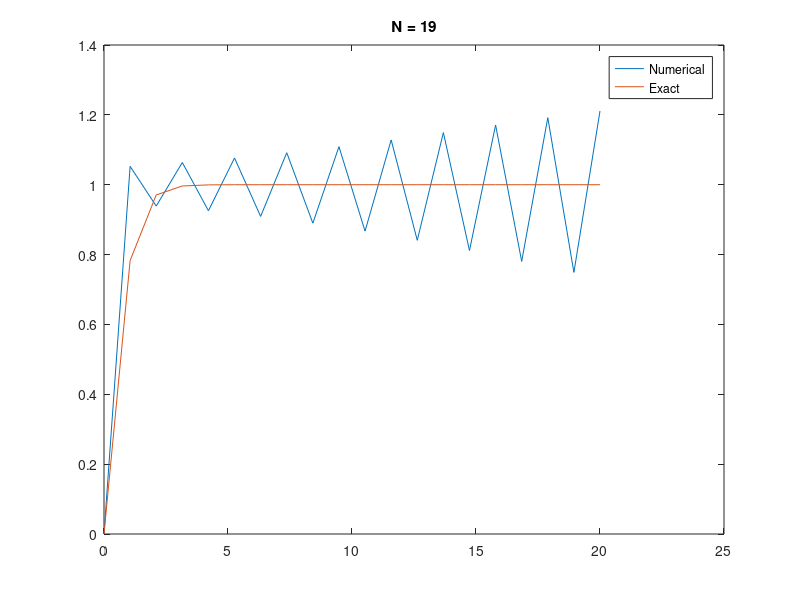
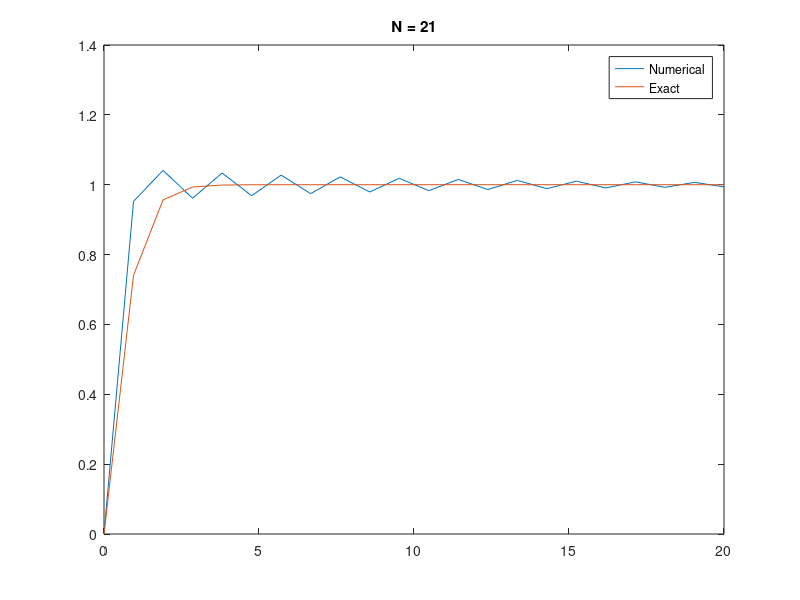
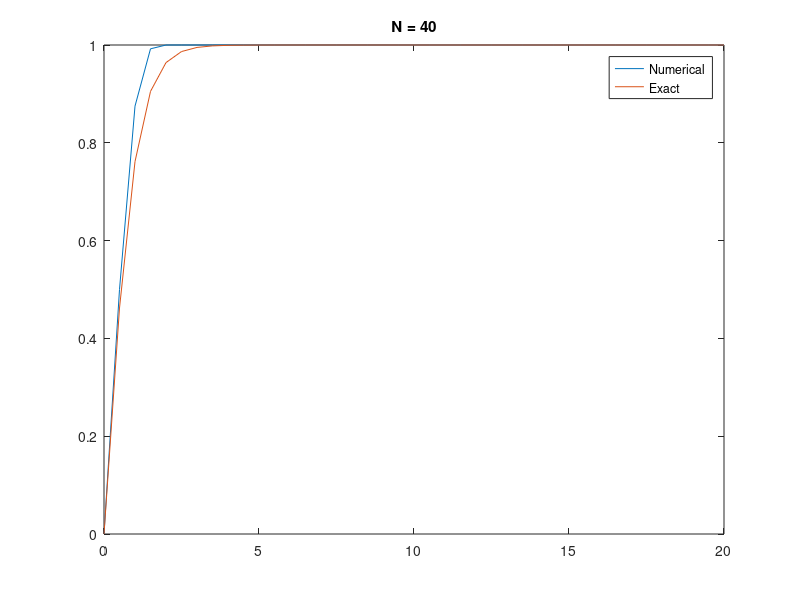
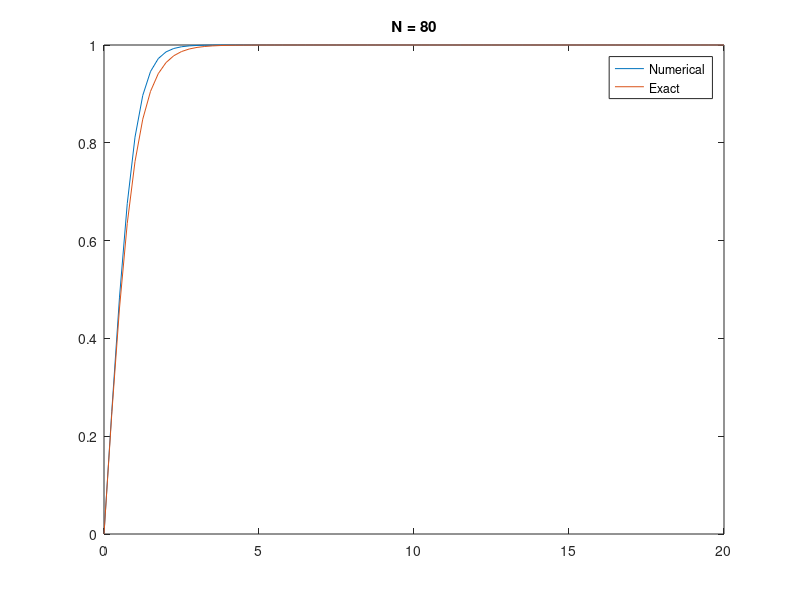

Write the MATLAB code that produced these figures, in order.
%% Yitian (Tammy) Wang
% MATH0033 Numerical Methods Computational homework 1
clear all, close all, clc, format long, format compact
%%
% *Exercise 1*
%
% (a)

% Define the function and exact solution
f = @(t, y) 1 - y^2;
yExact = @(t) tanh(t);

% Set the time interval and the number of time steps
T = 20;
N = [19, 21, 40, 80, 160];

% Set the initial condition
y0 = 0;

% Compute the numerical solutions using the forward Euler method
for i = 1:length(N)
    % Set the time step size h
    h = T/N(i);
    
    % Initialize the arrays to store the time points and the numerical solution
    t = zeros(1, N(i)+1);
    y = zeros(1, N(i)+1);
    
    % Set the initial time and solution
    t(1) = 0;
    y(1) = y0;
    
    % Iterate the forward Euler method
    for j = 1:N(i)
        t(j+1) = t(j) + h;
        y(j+1) = y(j) + h*f(t(j), y(j));
    end
    
    % Plot the numerical solution and the exact solution
    figure;
    plot(t, y, t, yExact(t));
    legend('Numerical', 'Exact');
    title(sprintf('N = %d', N(i)));
end

%%
% Compute the errors
efe = zeros(1, N(i)+1);
for j = 1:N(i)+1
    efe(j) = abs(y(j) - yExact(t(j)));
end
e_fe_end(i) = abs(y(end) - yExact(T));

%%
% (b)

% Compute the numerical solutions using Heun's method
for i = 1:length(N)
    % Set the time step size h
    h = T/N(i);
    
    t = zeros(1, N(i)+1);
    y = zeros(1, N(i)+1);
    t(1) = 0;
    y(1) = y0;
    
    % Iterate Heun's method
    for j = 1:N(i)
        t(j+1) = t(j) + h;
        k1 = h*f(t(j), y(j));
        k2 = h*f(t(j) + h, y(j) + k1);
        y(j+1) = y(j) + (k1 + k2)/2;
    end
    
    % Compute the errors
    eheun = zeros(1, N(i)+1);
    for j = 1:N(i)+1
        eheun(j) = abs(y(j) - yExact(t(j)));
    end
    eheun_end(i) = abs(y(end) - yExact(T));
    
    % Plot the numerical solution and the exact solution
    figure;
    plot(t, y, t, yExact(t));
    legend('Numerical', 'Exact');
    title(sprintf('N = %d', N(i)));
end

